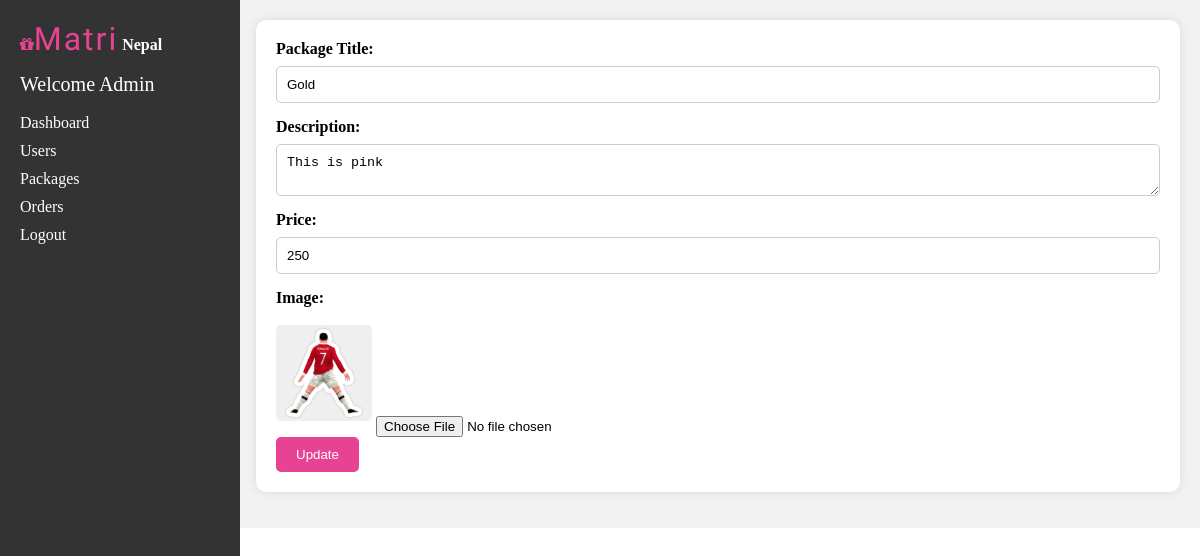
/admin/pack_edit.php?id=1 (signed in), run on the app's committed database.
### tables this page shows
CREATE TABLE `packages` (
  `id` int(10) NOT NULL,
  `title` varchar(255) NOT NULL,
  `description` text NOT NULL,
  `price` int(30) NOT NULL,
  `image` varchar(250) NOT NULL
);

### admin/pack_edit.php (the view, shortened to what this page needs)
<?php
include_once 'include/php/sidebar.php';
include '../include/db/auth.php';
?>
<!DOCTYPE html>
<html lang="en">
<head>
    <link rel="stylesheet" href="./include/css/style.css">
</head>
<body>
    <div class="admin-panel">
        <div class="admin-container">
            <?php
            if ($_SERVER["REQUEST_METHOD"] == "GET" && isset($_GET['id'])) {
                $id = $_GET['id'];
                $query = "SELECT * FROM packages WHERE id = $id";
                $result = mysqli_query($conn, $query);
                if (mysqli_num_rows($result) == 1) {
                    $row = mysqli_fetch_assoc($result);
            ?>
                    <form method="post" action="./include/php/p_edit.php" enctype="multipart/form-data" class="form-container">
                        <label for="title" class="form-label">Package Title:</label>
                        <input type="text" id="title" name="title" value="<?php echo $row['title']; ?>" class="form-input"><br>
                        <label for="description" class="form-label">Description:</label>
                        <textarea id="description" name="description" class="form-textarea"><?php echo $row['description']; ?></textarea><br>
                        <label for="price" class="form-label">Price:</label>
                        <input type="text" id="price" name="price" value="<?php echo $row['price']; ?>" class="form-input"><br>
                        <label for="image" class="form-label">Image:</label>
                        <?php
                        if (!empty($row['image'])) {
                            echo "<img src='../assets/img/{$row['image']}' alt='Package Image' class='user-image'>";
                        }
                        ?>
                        <input type="file" id="image" name="image" accept="image/*" class="file-input"><br>
                        <input type="submit" value="Update" class="form-submit">
                    </form>
            <?php
                } else {
                    echo "Package not found.";
                }
            }
            ?>
        </div>
    </div>
</body>
</html>

### admin/include/css/style.css (style rules this page uses)
body, h1, h2, ul, li, p { margin: 0; padding: 0; }
.admin-panel { display: flex; }
.admin-container { flex: 1; display: flex; flex-direction: column; margin-left: 236px; padding: 20px; background-color: #f2f2f2; overflow-y: auto; }
.form-container { background-color: #ffffff; padding: 20px; border-radius: 10px; box-shadow: 0 0 10px rgba(0, 0, 0, 0.1); }
.form-label { display: block; font-weight: bold; margin-bottom: 8px; }
.form-input { width: 100%; padding: 10px; margin-bottom: 15px; border: 1px solid #ccc; border-radius: 5px; }
.form-textarea { width: 100%; padding: 10px; margin-bottom: 15px; border: 1px solid #ccc; border-radius: 5px; }
.form-submit { background-color: #e84393; color: #fff; border: none; padding: 10px 20px; border-radius: 5px; cursor: pointer; transition: background-color 0.3s; }
.user-image { max-width: 100px; height: auto; border-radius: 5px; margin: 10px 0; }

### data on the page
packages: title "Gold", description "This is pink", price "250", image (picture)

### other printed values
$_SESSION['aname'] "Admin"
